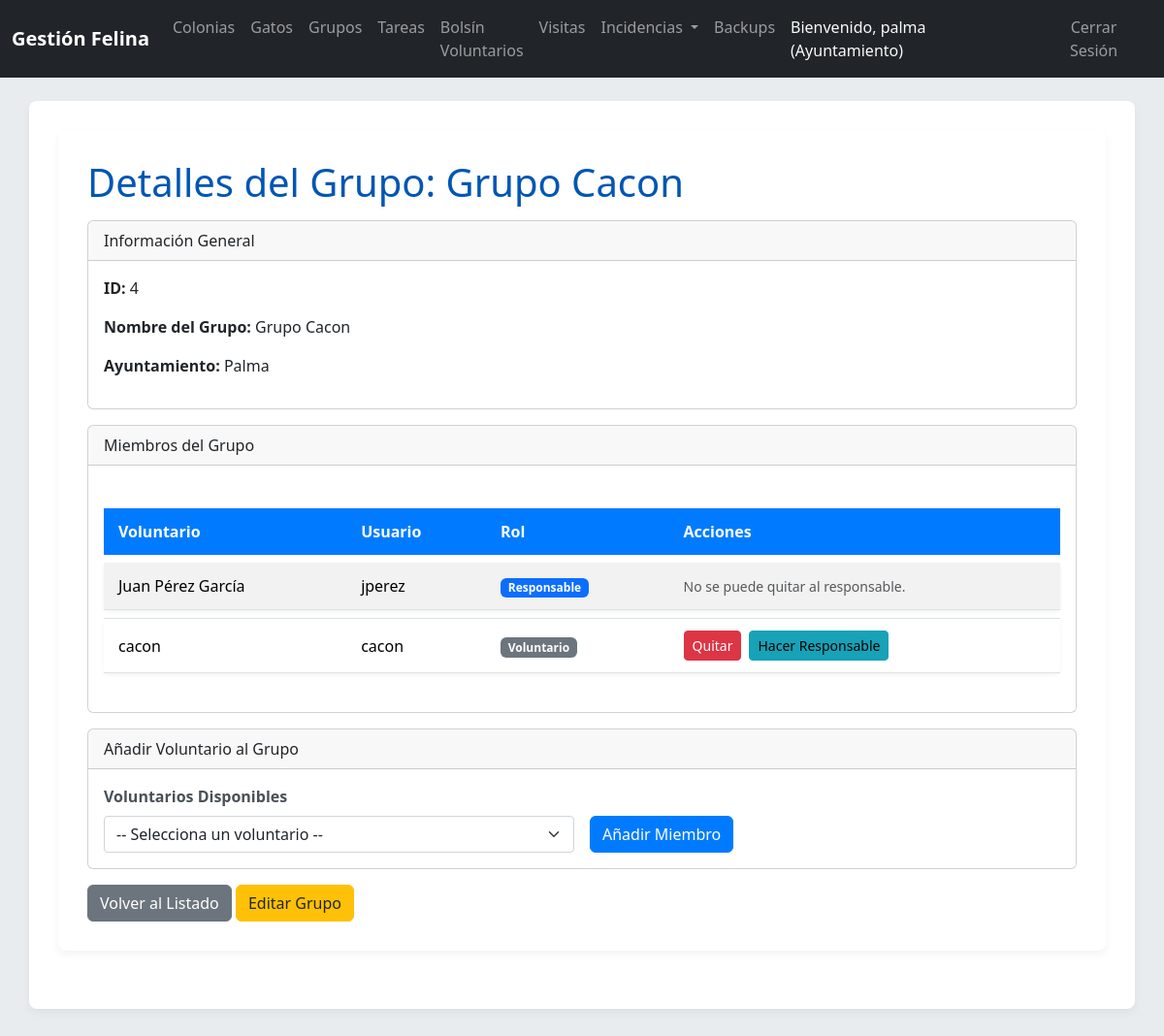
/index.php/grupos/show?id=4 (signed in), run on the app's committed database.
### tables this page shows
CREATE TABLE `Grupo` (
  `idGrupo` int(11) NOT NULL AUTO_INCREMENT,
  `nombreGrupo` varchar(50) NOT NULL,
  `idAyuntamiento` int(11) NOT NULL,
  PRIMARY KEY (`idGrupo`),
  KEY `idAyuntamiento` (`idAyuntamiento`),
  CONSTRAINT `Grupo_ibfk_1` FOREIGN KEY (`idAyuntamiento`) REFERENCES `Ayuntamiento` (`idAyuntamiento`) ON DELETE CASCADE
);

CREATE TABLE `Ayuntamiento` (
  `idAyuntamiento` int(11) NOT NULL AUTO_INCREMENT,
  `nombreLocalidad` varchar(70) NOT NULL,
  `usuario` varchar(50) NOT NULL,
  `contrasenya` varchar(255) NOT NULL,
  `idProvincia` int(11) NOT NULL,
  PRIMARY KEY (`idAyuntamiento`),
  UNIQUE KEY `usuario` (`usuario`),
  KEY `idProvincia` (`idProvincia`),
  CONSTRAINT `Ayuntamiento_ibfk_1` FOREIGN KEY (`idProvincia`) REFERENCES `Provincia` (`idProvincia`) ON DELETE CASCADE
);

CREATE TABLE `Pertenencia` (
  `idPertenencia` int(11) NOT NULL AUTO_INCREMENT,
  `es_responsable` tinyint(1) NOT NULL,
  `idVoluntario` int(11) NOT NULL,
  `idGrupo` int(11) NOT NULL,
  PRIMARY KEY (`idPertenencia`),
  KEY `idVoluntario` (`idVoluntario`),
  KEY `idGrupo` (`idGrupo`),
  CONSTRAINT `Pertenencia_ibfk_1` FOREIGN KEY (`idVoluntario`) REFERENCES `Voluntario` (`idVoluntario`) ON DELETE CASCADE,
  CONSTRAINT `Pertenencia_ibfk_2` FOREIGN KEY (`idGrupo`) REFERENCES `Grupo` (`idGrupo`) ON DELETE CASCADE
);

CREATE TABLE `Interesado` (
  `idInteresado` int(11) NOT NULL AUTO_INCREMENT,
  `DNI` varchar(20) NOT NULL,
  `nombreCompleto` varchar(100) NOT NULL,
  `email` varchar(70) NOT NULL,
  `telefono` varchar(20) DEFAULT NULL,
  PRIMARY KEY (`idInteresado`),
  UNIQUE KEY `DNI` (`DNI`),
  UNIQUE KEY `email` (`email`)
);

CREATE TABLE `Voluntario` (
  `idVoluntario` int(11) NOT NULL AUTO_INCREMENT,
  `usuario` varchar(50) NOT NULL,
  `contrasenya` varchar(255) NOT NULL,
  `idInteresado` int(11) NOT NULL,
  PRIMARY KEY (`idVoluntario`),
  UNIQUE KEY `usuario` (`usuario`),
  UNIQUE KEY `idInteresado` (`idInteresado`),
  CONSTRAINT `Voluntario_ibfk_1` FOREIGN KEY (`idInteresado`) REFERENCES `Interesado` (`idInteresado`) ON DELETE CASCADE
);

### config/database.php (called while the page is built, shortened)
<?php
class Database {
    private static $host = 'localhost';
    private static $db_name = 'gatos_mallorca';
    private static $username = 'root';
    private static $password = '';
    private static $conn;
    public static function getConnection() {
        if (self::$conn === null) {
            try {
                self::$conn = new PDO("mysql:host=" . self::$host . ";dbname=" . self::$db_name, self::$username, self::$password);
                self::$conn->setAttribute(PDO::ATTR_ERRMODE, PDO::ERRMODE_EXCEPTION);
                self::$conn->exec("set names utf8");
            } catch(PDOException $exception) {
                echo "Error de conexión a la base de datos: " . $exception->getMessage();
                exit();
            }
        }
        return self::$conn;
    }
}
?>

### models/Grupo.php (called while the page is built, shortened)
<?php
class Grupo extends BaseModel {
    public function getByIdWithDetails($idGrupo) {
        $query = "
            SELECT
                g.idGrupo,
                g.nombreGrupo,
                g.idAyuntamiento,
                a.nombreLocalidad AS ayuntamiento_nombre
            FROM
                Grupo g
            JOIN
                Ayuntamiento a ON g.idAyuntamiento = a.idAyuntamiento
            WHERE
                g.idGrupo = :idGrupo
            LIMIT 0,1
        ";
        return $this->executeQuery($query, [':idGrupo' => $idGrupo], false);
    }
    public function getMembers($idGrupo) {
        $query = "
            SELECT
                v.idVoluntario,
                v.usuario,
                i.nombreCompleto,
                p.es_responsable
            FROM
                Pertenencia p
            JOIN
                Voluntario v ON p.idVoluntario = v.idVoluntario
            JOIN
                Interesado i ON v.idInteresado = i.idInteresado
            WHERE
                p.idGrupo = :idGrupo
            ORDER BY
                p.es_responsable DESC, i.nombreCompleto ASC
        ";
        return $this->executeQuery($query, [':idGrupo' => $idGrupo]);
    }
}

### models/BaseModel.php (called while the page is built, shortened)
<?php
class BaseModel {
    protected $conn;
    public function __construct() {
        $this->conn = Database::getConnection();
    }
    protected function executeQuery($query, $params = [], $fetch_all = true) {
        $stmt = $this->conn->prepare($query);
        foreach ($params as $key => $value) {
            $stmt->bindValue($key, $value);
        }
        $stmt->execute();
        if ($fetch_all) {
            return $stmt->fetchAll(PDO::FETCH_OBJ);
        }
        return $stmt->fetch(PDO::FETCH_OBJ);
    }
}
?>

### views/grupos/show.php (the view, shortened to what this page needs)
<?php require_once __DIR__ . '/../partials/header.php'; ?>
<div class="container">
    <h1>Detalles del Grupo: <?php echo htmlspecialchars($grupo->nombreGrupo); ?></h1>
    <div class="card mb-3">
        <div class="card-header">
            Información General
        </div>
        <div class="card-body">
            <p><strong>ID:</strong> <?php echo htmlspecialchars($grupo->idGrupo); ?></p>
            <p><strong>Nombre del Grupo:</strong> <?php echo htmlspecialchars($grupo->nombreGrupo); ?></p>
            <p><strong>Ayuntamiento:</strong> <?php echo htmlspecialchars($grupo->ayuntamiento_nombre); ?></p>
        </div>
    </div>
    <div class="card mb-3">
        <div class="card-header">
            Miembros del Grupo
        </div>
        <div class="card-body">
            <?php if (empty($miembros)): ?>
                <p>No hay miembros en este grupo.</p>
            <?php else: ?>
                <table class="table table-striped table-hover">
                    <thead>
                        <tr>
                            <th>Voluntario</th>
                            <th>Usuario</th>
                            <th>Rol</th>
                            <?php if (isset($_SESSION['user_type']) && $_SESSION['user_type'] === 'ayuntamiento'): ?>
                                <th>Acciones</th>
                            <?php endif; ?>
                        </tr>
                    </thead>
                    <tbody>
                        <?php foreach ($miembros as $miembro): ?>
                            <tr>
                                <td><?php echo htmlspecialchars($miembro->nombreCompleto); ?></td>
                                <td><?php echo htmlspecialchars($miembro->usuario); ?></td>
                                <td>
                                    <?php if ($miembro->es_responsable): ?>
                                        <span class="badge bg-primary">Responsable</span>
                                    <?php else: ?>
                                        <span class="badge bg-secondary">Voluntario</span>
                                    <?php endif; ?>
                                </td>
                                <?php if (isset($_SESSION['user_type']) && $_SESSION['user_type'] === 'ayuntamiento'): ?>
                                    <td>
                                        <div class="d-flex">
                                            <?php if (!$miembro->es_responsable): ?>
                                                <form action="<?php echo url('grupos/removemiembro'); ?>" method="POST" class="me-2">
                                                    <button type="submit" class="btn btn-sm btn-danger" onclick="return confirm('¿Estás seguro de que quieres eliminar a este voluntario del grupo?');">Quitar</button>
                                                </form>
                                                <form action="<?php echo url('grupos/setresponsable'); ?>" method="POST">
                                                    <button type="submit" class="btn btn-sm btn-info">Hacer Responsable</button>
                                                </form>
                                            <?php else: ?>
                                                <small class="text-muted">No se puede quitar al responsable.</small>
                                            <?php endif; ?>
                                        </div>
                                    </td>
                                <?php endif; ?>
                            </tr>
                        <?php endforeach; ?>
                    </tbody>
                </table>
            <?php endif; ?>
        </div>
    </div>
    <?php if (isset($_SESSION['user_type']) && $_SESSION['user_type'] === 'ayuntamiento'): ?>
        <div class="card mb-3">
            <div class="card-header">
                Añadir Voluntario al Grupo
            </div>
            <div class="card-body">
                <?php if (!empty($voluntariosDisponibles)): ?>
                    <form action="<?php echo url('grupos/addmiembro'); ?>" method="POST" class="row g-3 align-items-end">
                        <div class="col-md-6">
                            <label for="idVoluntario" class="form-label">Voluntarios Disponibles</label>
                            <select name="idVoluntario" id="idVoluntario" class="form-select" required>
                                <option value="">-- Selecciona un voluntario --</option>
                            </select>
                        </div>
                        <div class="col-md-6">
                            <button type="submit" class="btn btn-primary">Añadir Miembro</button>
                        </div>
                    </form>
                <?php else: ?>
                    <p>No hay más voluntarios disponibles en este ayuntamiento para añadir al grupo.</p>
                <?php endif; ?>
            </div>
        </div>
        <a href="<?php echo url('grupos'); ?>" class="btn btn-secondary">Volver al Listado</a>
        <a href="<?php echo url('grupos/edit?id=' . htmlspecialchars($grupo->idGrupo)); ?>" class="btn btn-warning">Editar Grupo</a>
    <?php else: ?>
        <a href="<?php echo url('voluntarios/show?id=' . $_SESSION['user_id']); ?>" class="btn btn-secondary">Volver a Mi Perfil</a>
    <?php endif; ?>
</div>
<?php require_once __DIR__ . '/../partials/footer.php'; ?>

### public/css/style.css (style rules this page uses)
body { font-family: 'Segoe UI', Tahoma, Geneva, Verdana, sans-serif; background-color: #e9ecef; color: #343a40; }
.container { background-color: #ffffff; padding: 30px; border-radius: 8px; box-shadow: 0 4px 8px rgba(0,0,0,0.05); margin-bottom: 30px; }
h1, h2, h3, h4, h5, h6 { color: #0056b3; margin-bottom: 15px; }
.btn-primary { background-color: #007bff; border-color: #007bff; }
.btn-warning { background-color: #ffc107; border-color: #ffc107; color: #212529; }
.btn-danger { background-color: #dc3545; border-color: #dc3545; }
.btn-info { background-color: #17a2b8; border-color: #17a2b8; }
.table { margin-top: 20px; border-collapse: separate; border-spacing: 0 8px; }
.table thead th { background-color: #007bff; color: white; border: none; padding: 12px 15px; }
.table tbody tr { background-color: #f8f9fa; border-radius: 5px; box-shadow: 0 2px 4px rgba(0,0,0,0.05); transition: all 0.2s ease-in-out; }
.table tbody td { padding: 12px 15px; vertical-align: middle; border-top: 1px solid #dee2e6; }
.table tbody tr:first-child td { border-top: none; }
.form-label { font-weight: 600; color: #495057; }
.form-control, .form-select { border-radius: 0.25rem; border: 1px solid #ced4da; padding: 0.375rem 0.75rem; }

### data on the page
grupo: nombreGrupo "Grupo Cacon", idGrupo "4", idAyuntamiento.nombreLocalidad "Palma"
pertenencia: interesado.nombreCompleto "Juan Pérez García", idVoluntario.usuario "jperez", es_responsable "Responsable"
pertenencia: interesado.nombreCompleto "cacon", idVoluntario.usuario "cacon", es_responsable "Voluntario"

### other printed values
$_SESSION['username'] "palma"
$_SESSION['user_type'] "Ayuntamiento"
